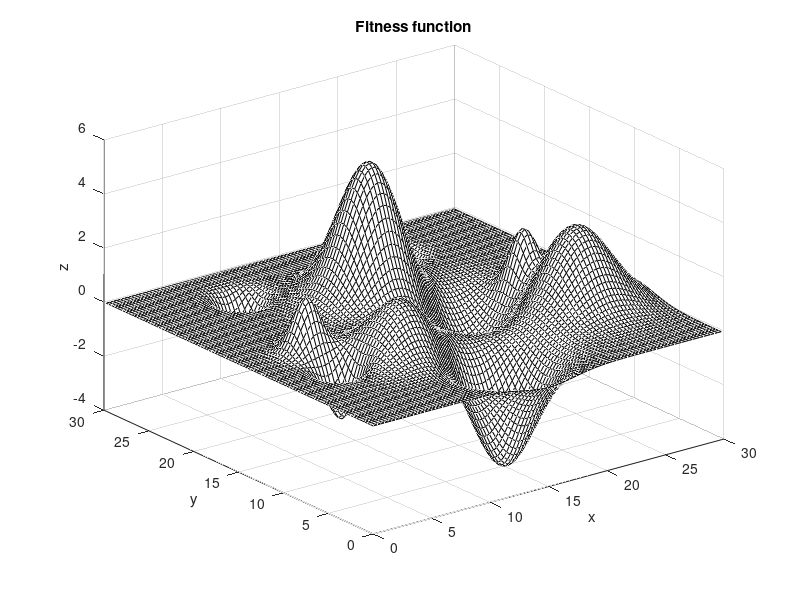
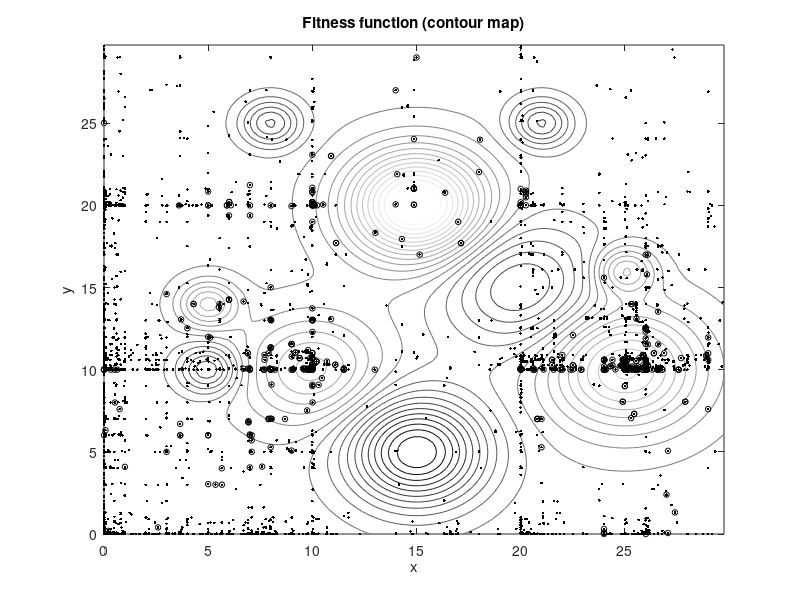
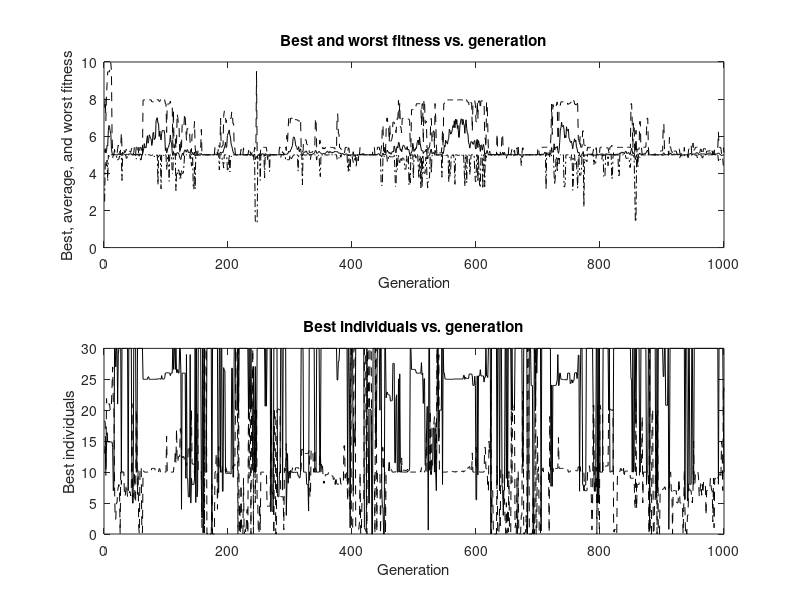

Recreate these plots in MATLAB, in order.
%%%%%%%%%%%%%%%%%%%%%%%%%%%%%%%%%%%%%%%%%%%%%%%%%%%%%%%%%%%%%%%%%%%%%%%%%
%   Genetic Algorithm (GA)
%%%%%%%%%%%%%%%%%%%%%%%%%%%%%%%%%%%%%%%%%%%%%%%%%%%%%%%%%%%%%%%%%%%%%%%%%
%   Kevin Passino
%   Version: 7/21/98, latest change 10/22/03 with correction from 
%    Phan Tran Ho Truc, Mr., B. Eng., lecturer in HCM City University of Technology
%    to lines 379-384 of old program (lines 380-381 of this program)
%
% Notes: This program has evolved (hopefully to achieve a higher fitness!)
% over time using programming ideas from several persons including 
% LaMoyne Porter, Will Lennon, Jonathan Cook, and Jim Gremling.  
% 
% This program simulates the optimzation of a simple function with
% a base-10 genetic algorithm.  First, we outline some background 
% information on GAs and define some terminology.  Following this,
% we explain how to use the program for your own purposes and as an
% example we show how to solve an optimization problem.
%
%%%%%%%%%%%%%%%%%%%%%%%%%%%%%%%%%%%%%%%%%%%%%%%%%%%%%%%%%%%%%%%%%%%%%%%%%%
%  Background Information on GAs:
%
%    A genetic algorithm is an optimization method that
% manipulates a string of numbers in a manner similar to how chromosomes  
% are changed in biological evolution.  An initial population made up of 
% strings of numbers is chosen at random or is specified by the 
% user. Each string of numbers is called a "chromosome" or an 
% "individual," and each number slot is called a "gene." A 
% set of chromosomes forms a population.  Each chromosome 
% represents a given number of traits which are the actual 
% parameters that are being varied to optimize the "fitness function".  
% The fitness function is a performance index that we seek to maximize.  
%
%    The operation of the GA proceeds in steps. Beginning with the initial 
% population, "selection" is used to choose which chromosomes 
% should survive to form a "mating pool."  Chromosomes are chosen based on 
% how fit they are (as computed by the fitness function) relative
% to the other members of the population.  More fit individuals end up 
% with more copies of themselves in the mating pool so that they
% will more significantly effect the formation of the next 
% generation.  Next, several operations are taken on the mating
% pool.  First, "crossover" (which represents mating, the exchange
% of genetic material) occurs between parents.
% To perform crossover, a random spot is picked 
% in the chromosome, and the genes after this spot are switched 
% with the corresponding genes of the other parent.  Following this, 
% "mutation" occurs.  This is where some genes are randomly changed 
% to other values.  After the crossover and mutation operations
% occur, the resulting strings form the next generation
% and the process is repeated.  A termination criterion
% is used to specify when the GA should end (e.g., the maximum 
% number of generations or until the fitness stops increasing).
%
%%%%%%%%%%%%%%%%%%%%%%%%%%%%%%%%%%%%%%%%%%%%%%%%%%%%%%%%%%%%%%%%%%%%%%%%%%%%%
%  Some GA Definitions for this Program:
%  
% A GENE is a digit position that can take on certain values
%   Ex: In a base-10 algorithm a gene can hold any number between 0 and 9.
%
% A CHROMOSOME is a string of genes.
%   Ex: In base-10 1234567890 could be a chromosome of length 10.
%
% A TRAIT is a decimal number which is decoded from a chromosome.
%   Normally, a chromosome is a concatenation of several TRAITS.
% 
% An INDIVIDUAL is the object that the GA is attempting to optimize.
%  An individual is described by its chromosome.
%  The individual's traits determine its fitness.
%
% A POPULATION is a set of individuals (set of chromosomes).
% 
% FITNESS FUNCTION is the objective function to be optimized which provides
%  the mechanism for evaluating each string (we maximize the fitness 
%  function).
% 
% SELECTION: a fitter string receives a higher number of offspring 
%  and thus has a higher chance of surviving in the subsequent generation.
%
% CROSSOVER is an operation which swaps genes between two chromosome.
% 
% MUTATION is flipping a digit in the chromosome after crossover.
%
%%%%%%%%%%%%%%%%%%%%%%%%%%%%%%%%%%%%%%%%%%%%%%%%%%%%%%%%%%%%%%%%%%%%%%%%%%%%%
%
%   How to use the program for your own purposes:
%
% The main thing that needs to be changed in ga.m is the fitness function 
% and a few parameters.  It is now set to minimize a function z=f(x,y)
% that is a sum of scaled translated Gaussian distributions with x and y 
% between 0 and 30 (specified by the elements of HIGHTRAIT and LOWTRAIT).
% The function to be optimized must be changed in the section specified 
% in the program below.
%
%    In addition, the following parameters should be modified according
% to your needs:
%
% 1. NUM_TRAITS - the number of traits represented by each chromosome
%                  (e.g. if we were trying to optimize the above function
%				   we could have NUM_TRAITS=2).
%                   Example: Chromosome: 123456789012
%                        Possible two traits: 123456, 789012
%
% 2. HIGHTRAIT,LOWTRAIT -  arrays with NUM_TRAITS elements with each element
%                 specifying the upper (lower) limit on each trait (often
% 			      known a priori for an optimization problem).
%                 For example, we may only want to find the optimum values
%				  of a function over a certain region.  For instance, 
%				  we could choose HIGHTRAIT=[30 30] and LOWTRAIT=[0 0]
%				  for the above optimization problem.
%
% 3. SIG_FIGS - an array with NUM_TRAITS elements with each element 
%                specifying the number of significant figures in each 
%                trait (there must be at least one significant figure).
%                Example: SIG_FIGS=[6 6] with above possible traits.
%
% 4. DECIMAL - an array with NUM_TRAITS elements with each element
%               specifying the number of digits to the left of the decimal
%               point for each trait.  Choose DECIMAL to be the 
%               largest number integer part in HIGHTRAIT or LOWTRAIT
%               to avoid saturation.
%               (Example: HIGHTRAIT=[12.9 9.9], LOWTRAIT=[5.5 -5.5],
%                    DECIMAL=[2 1] so for our optimization problem 
%                    let DECIMAL=[2 2])
%
%   With this we can explain how to "decode" a chromosome:
%
%    The first gene of each trait determines the sign of the
% trait.  For our base-10 algorithm if this gene is 0-4, the trait is
% negative and if this gene is 5-9, the trait is positive.  
% The remaining genes determine the size of the trait.  The 
% second gene is the most significant digit, while the last gene 
% is the least significant digit.
%
%   To determine the relative magnitude of a trait, this software uses 
% the DECIMAL[] constant.  This number determines how many digits to the 
% left of the decimal to place the first digit of the trait (=second gene 
% on the trait).
%     Ex:  Suppose trait #i = 123456
%
%     If DECIMAL[i] =       Then Trait[i]=
%
%                 -2                       -0.0023456
%                 -1                       -0.023456
%                  0                       -0.23456
%                  1                       -2.3456
%                  2                      -23.456
%                      etc...
%
% Note also that you must set LOWTRAIT, HIGHTRAIT, DECIMAL, and SIG_FIGS
% so that if we saturate a trait at the value of LOWTRAIT or HIGHTRAIT 
% then the genes on the trait must be able to represent LOWTRAIT or
% HIGHTRAIT.  For example you would not choose HIGHTRAIT(1)=100
% and DECIMAL(1)=-2 with SIG_FIGS(1)=1.  Why?  Hence, you must choose
% the elements of LOWTRAIT and HIGHTRAIT so that they have the same
% decimal position and number of significant figures as their
% corresponding traits.
%
%
% 5.  MUTAT_PROB - the probability that a mutation will occur in any given
%                  gene (i.e., that a gene will be switched to another
%                  element of the alphabet that is being used).  Note that 
%                  for base 10 we randomly choose a number between 0-9, 
%				   with the exception of the number that was being mutated.
%
% 6.  CROSS_PROB - the probability that a crossover will occur between two
%                  parents (standard swapping of genes is used).
%
% 7.  SELF_ENTERED - if this flag is set to 1, an initial 
%                    population can be entered by the user.  If it is 0, 
%                    a random initial population is created.  We enter the 
%                    initial population in a special convenient way for 
%					 the user.
%
% 8. POP_SIZE - the number of individuals in a population (fixed). 
%				 This should be an even number - since pairs mate.
%
% 9. ELITISM - if this flag is set to one, the most fit individual in each
%               generation will be carried over to the next generation
%               without being modified in any way by the genetic operators.
%
% 10. DELTA, EPSILON - these are for the termination criterion.  
%                         The program is terminated if the fitness 
%                         changes less than EPSILON over DELTA
%                         generations.
%
% 11. MAX_GENERATION - the number of generations that the program will 
%                      produce before stopping.  This indicates the length 
%                      of the program will run. If it takes too long 
%                      to run, this number can be lowered.
%
%%%%%%%%%%%%%%%%%%%%%%%%%%%%%%%%%%%%%%%%%%%%%%%%%%%%%%%%%%%%%%%%%%%%%%%%%%%%%
%
% Next, we provide some ideas on how to run to the program to illustrate
% its operation.  Proceed as follows:
% 
% (1) Experiment with the intial population.  Enter your own initial 
%     population (to do this you modify the code and let SELF_ENTERED = 1).
%     Currently, the code sets the intial population to be all zeros if
%     you let SELF_ENTERED = 1.  Another choice you may want to consider
%     is to place the initial members of the population on some type of
%     uniform grid to try to make sure that at least one of the intial 
%     points is in the proximity of the final point.  Currently, if you let
%     SELF_ENTERED = 0, the program automatically generates a random initial
%     population with a uniform distribution on the allowable range of each 
%     trait.
% (2) Next, you can experiment with the settings for the crossover and
%     mutation probabilities.  First, try MUTAT_PROB=0.05; CROSS_PROB=0.8.
%     If you lower the crossover probability you will generally find that 
%     there will be less local search near the best individuals (i.e., 
%     it will tend to less often interpolate between good individuals to
%     try to find a solution).  If you raise the mutation probability it
%     will tend to cause more random excursions into possibly unexplored 
%     regions.  Too high of a mutation probability can cause degradation
%     to random search, where too low of a mutation probability can cause
%     the GA to lock in on a local minima and never find the global one (at
%     least in a reasonable amount of time).  
% (3) Next, you can experiment with the population size.  Larger population
%     sizes require more computation time but they can speed convergence.
%     For instance, for a larger population size you will have more guesses
%     of where the global maximum is for the intial population and hence
%     it is more likely that there will be at  least one good intial guess.
%     There are similar effects as the algorithm runs.
% (4) Next, turn on elitism.  You will find that elitism removes some of the 
%     effects of having a higher mutation rate since it makes sure that 
%     the best candidate is not disturbed.
%
%%%%%%%%%%%%%%%%%%%%%%%%%%%%%%%%%%%%%%%%%%%%%%%%%%%%%%%%%%%%%%%%%%%%%%%%%%%%%

clear           % Initialize momery
rand('state',0) % Reset the random number generator so each time you re-run
                % the program with no changes you will get the same results.

%%%%%%%%%%%%%%%%%%%%%%%%%%%%%%%%%%%%%%%%%%%%%%%%%%%%%%%%%%%%%%%%%%%%%%%%%%%%%
% User: Input your own parameters below (the ones given are for the
%       optimization problem given above):
%%%%%%%%%%%%%%%%%%%%%%%%%%%%%%%%%%%%%%%%%%%%%%%%%%%%%%%%%%%%%%%%%%%%%%%%%%%%%

  NUM_TRAITS=2;          % Number of traits in each individual
  HIGHTRAIT=[30 30];  	 % Upper limit of a trait
  LOWTRAIT=[0 0]; 	     % Lower limit of a trait
  SIG_FIGS=[6 6]';       % Number of genes in each trait
  DECIMAL=[2 2];         % Order of magnitude the trait
  MUTAT_PROB=0.05;       % Probability of mutation (typically <.1)
  CROSS_PROB=0.8;        % Probability of crossover (typically near 1)
  SELF_ENTERED=0;        % "0": a random initial population.
                         % "1": a specified initial population 
                         % If you choose "1", enter it in the program.
  POP_SIZE=20;           % Number of individuals in the population
  ELITISM=0;             % Elitism ON/OFF, 1/0
  DELTA=100;             % Number of generations to be counted 
                         % for the termination criteria.
  EPSILON = 0.01;  	     % Range that the fitness must change 
                         % in the termination criteria.
  MAX_GENERATION=1000;   % Number of times the loop will run before 
  						 % giving up on the EPSILON-DELTA termination cond.

%%%%%%%%%%%%%%%%%%%%%%%%%%%%%%%%%%%%%%%%%%%%%%%%%%%%%%%%%%%%%%%%%%%%%%%%%%
% Next, we want to make the initial population of size = POP_SIZE called pop.
% Each column represents a chromosome and each element in that column
% representing a gene.  There will be POP_SIZE chromosomes with each of
% them having CHROM_LENGTH genes.  Now, rather than directly create this
% matrix we allow the user to enter the more easily specified values of the
% traits (pop is coded to be operated on by a genetic algorithm while trait is
% a matrix with each of actual values of the parameters).  Taking this approach 
% you can easily enter an intial population of parameter guesses on the domain
% of the function to be maximized and the first iteration in the GA will
% convert the values to a form (stored in pop) that the genetic operators can 
% work on.
%%%%%%%%%%%%%%%%%%%%%%%%%%%%%%%%%%%%%%%%%%%%%%%%%%%%%%%%%%%%%%%%%%%%%%%%%%

popcount=1;         	% Initialize the generation count, 
						% set it to one, the first population

if SELF_ENTERED == 0            % Make a random initial population for
								% base-10 operation by specifying the 
								% matrix of initial traits
for pop_member = 1:POP_SIZE
      for current_trait = 1:NUM_TRAITS,
 		trait(current_trait,pop_member,popcount)=...
		(rand-(1/2))*(HIGHTRAIT(current_trait)-LOWTRAIT(current_trait))+... 
		(1/2)*(HIGHTRAIT(current_trait)+LOWTRAIT(current_trait));
			    % This starts the population off with numbers chosen randomly 
				% on the allowed range of variation, for this example.  
	  end
end 

else
								
for pop_member = 1:POP_SIZE
        for current_trait = 1:NUM_TRAITS,
            trait(current_trait,pop_member,popcount)=0;  
			% To start with a guess where all the population members are zero				
		end
end 
	
end

%%%%%%%%%%%%%%%%%%%%%%%%%%%%%%%%%%%%%%%%%%%%%%%%%%%%%%%%%%%%%%%%%%
% Next, we need to set some values based on the values input by 
% the user.  In particular, we determine the length of the 
% chromosome and start point of each trait.  This information 
% will be used later in the main algorithm.
%%%%%%%%%%%%%%%%%%%%%%%%%%%%%%%%%%%%%%%%%%%%%%%%%%%%%%%%%%%%%%%%%%

   CHROM_LENGTH=sum(SIG_FIGS)+NUM_TRAITS; % Length of the chromosome is 
  										  % the number of sig. figs. plus
  										  % the number of sign positions
   TRAIT_START(1)=1;					  % Initialize: the first trait 
   										  % starts at the first digit 
   										  % (this is the sign digit)

   for current_trait=1:NUM_TRAITS, 	% Determine the start point of the
   									% other traits - it is the start of
   									% the last trait plus the no. of sig. 
   									% figs. plus one for sign
TRAIT_START(current_trait+1)=...
   TRAIT_START(current_trait)+SIG_FIGS(current_trait)+1;
   % Yes, we compute the TRAIT_START for one extra trait - this 
   % is used for convenience in the code below.
   end

%%%%%%%%%%%%%%%%%%%%%%%%%%%%%%%%%%%%%%%%%%%%%%%%%%%%%%%%%%%%%%%%%%%%%%%
% In this next loop the fitness is calculated, the children are 
% created and it repeats until the EPSILON-DELTA termination condition
% is satisfied or MAX_GENERATION is reached.  This is the main
% loop of the GA.
%%%%%%%%%%%%%%%%%%%%%%%%%%%%%%%%%%%%%%%%%%%%%%%%%%%%%%%%%%%%%%%%%%%%%%%

while popcount <= MAX_GENERATION 
 
% First, fix bad traits (i.e., ones that are out of the range 
% specified by HIGHTRAIT and LOWTRAIT) by saturation at the extremes

for pop_member = 1:POP_SIZE

for current_trait = 1:NUM_TRAITS,


if trait(current_trait,pop_member,popcount)>HIGHTRAIT(current_trait)

                     % The trait has went higher than the upper
                     % bound so let the trait equal to the
                     % HIGHTRAIT bound.

trait(current_trait,pop_member,popcount)=HIGHTRAIT(current_trait);

% Now consider the other case:

elseif trait(current_trait,pop_member,popcount)<LOWTRAIT(current_trait)

                     % The trait has went lower than the lower 
                     % bound so let the trait equal to the
                     % LOWTRAIT bound

trait(current_trait,pop_member,popcount)=LOWTRAIT(current_trait);
                  
		end
               
% Now that we have reset the traits to be in range, we must 
% convert them to the chromosome form for use with the genetic operators.
% First, we transfer the sign of the trait into the chromosome

               if trait(current_trait,pop_member,popcount) < 0
                  pop(TRAIT_START(current_trait),pop_member)=0;
               else
                  pop(TRAIT_START(current_trait),pop_member)=9;
               end

% Next, strip off the sign and store the resulting value in a
% temporary variable that is used in the construction of pop

temp_trait(current_trait,pop_member)=...
           abs(trait(current_trait,pop_member,popcount));  
		% temp_trait is trait without the sign of trait 

% Next, we store the numbers of the trait in the chromosome:
% First, set up a temporary trait with at most
% one nonzero digit to the left of the decimal point.
% This is used to strip off the numbers to put 
% them into a chromosome.

temp_trait(current_trait,pop_member)=...
temp_trait(current_trait,pop_member)/10^(DECIMAL(current_trait)-1);

% Encode the new trait into chromosome form 

for make_gene = TRAIT_START(current_trait)+1:TRAIT_START(current_trait+1)-1,
               
% For each gene on the trait make the gene the corresponding digit on 
% temp_trait (note that rem(x,y)=x-roundtowardszero(x/y)*y or 
% rem(x,1)=x-roundtowardszero(x) so that rem(x,1) is the fraction part
% and x-rem(x,1) is the integer part so the next line makes the location in
% pop the same as the digit to the left of the decimal point of temp_trait
  
pop(make_gene,pop_member)=temp_trait(current_trait,pop_member)-...
   rem(temp_trait(current_trait,pop_member),1);

% Next, we take temp_trait and rotate the next digit to the left so that
% next time around the loop it will pull that digit into the 
% chromosome.  To do this we strip off the leading digit then shift 
% in the next one.
  
temp_trait(current_trait,pop_member)=...
  (temp_trait(current_trait,pop_member)-pop(make_gene,pop_member))*10;
               
end

         end % Ends "for current_trait=..." loop
         
	 end    % Ends "for pop_member=..." loop
	 
%%%%%%%%%%%%%%%%%%%%%%%%%%%%%%%%%%%%%%%%%%%%%%%%%%%%%%%%%%%%%%%%%%%%%%%
% USER: Below is where you change the fitness function that is to be
% maximized.  This may involve changing several lines of code below.
%%%%%%%%%%%%%%%%%%%%%%%%%%%%%%%%%%%%%%%%%%%%%%%%%%%%%%%%%%%%%%%%%%%%%%%
% In the example below we want to *maximize* the function z=f(x,y).
% Important: When defining the fitness function you must remember that 
% it is a function that you are *maximizing* and that it must always be 
% positive (the selection mechanism depends on this).  For our example, 
% we are maximizing the function f.  Below, we include some ideas about
% what to do if you seek to minimize a function.
%%%%%%%%%%%%%%%%%%%%%%%%%%%%%%%%%%%%%%%%%%%%%%%%%%%%%%%%%%%%%%%%%%%%%%

sumfitness = 0; 		% Re-initialize for each generation

% First, determine the values of the function to be minimized for 
% each chromosome.

   for chrom_number = 1:POP_SIZE,       % Test fitness

fitness_bar(chrom_number)=...
+5*exp(-0.1*((trait(1,chrom_number,popcount)-15)^2+...
   (trait(2,chrom_number,popcount)-20)^2))...
-2*exp(-0.08*((trait(1,chrom_number,popcount)-20)^2+...
   (trait(2,chrom_number,popcount)-15)^2))...
+3*exp(-0.08*((trait(1,chrom_number,popcount)-25)^2+...
   (trait(2,chrom_number,popcount)-10)^2))...
+2*exp(-0.1*((trait(1,chrom_number,popcount)-10)^2+...
   (trait(2,chrom_number,popcount)-10)^2))...
-2*exp(-0.5*((trait(1,chrom_number,popcount)-5)^2+...
   (trait(2,chrom_number,popcount)-10)^2))...
-4*exp(-0.1*((trait(1,chrom_number,popcount)-15)^2+...
   (trait(2,chrom_number,popcount)-5)^2))...
-2*exp(-0.5*((trait(1,chrom_number,popcount)-8)^2+...
   (trait(2,chrom_number,popcount)-25)^2))...
-2*exp(-0.5*((trait(1,chrom_number,popcount)-21)^2+...
   (trait(2,chrom_number,popcount)-25)^2))...
+2*exp(-0.5*((trait(1,chrom_number,popcount)-25)^2+...
   (trait(2,chrom_number,popcount)-16)^2))...
+2*exp(-0.5*((trait(1,chrom_number,popcount)-5)^2+...
   (trait(2,chrom_number,popcount)-14)^2));

   end

% Next, compute the fitness function (this loop is only kept 
% separate from the next one in case you need to implement 
% some of the options discussed in the comments).  

   for chrom_number = 1:POP_SIZE,       % Test fitness

% The fitness function must be chosen so that it is always positive.
% To ensure this for our example we assume that we know that the value
% of f will never be below -5; so we simply add 5 to every fitness_bar value.
% Another approach would be to simply find the minimum value 
% of the fitness_bar function for every element in the population 
% and then add on its absolute value so that all the resulting 
% values will be positive

 fitness(chrom_number)= fitness_bar(chrom_number) + 5;
 
% Notice that when we turn a minimization problem into a maximization
% problem we often use 
% fitness(chrom_number)= -fitness_bar(chrom_number) + max(fitness_bar);
% as the above line.  Here, the minus sign is
% for turning the minimization problem into a maximization problem
% and max(fitness_bar) is used to make the fitness function positive.
% Another option would be to use the fitness function:
% fitness(chrom_number)=(1/(fitness_bar(chrom_number) + .1));
% The 1/fitness_bar function switches it to a maximzation problem.  
% The +.1 is to make sure that there is no divide by zero. Note that you can
% tune the GA in this case by changing the 1 in the numerator to another 
% constant and the .1 to a different value.

sumfitness = sumfitness + fitness(chrom_number);  % Store this for 
      											  % use below
   end

% Next, determine the most fit and least fit chromosome and 
% the chrom_numbers (which we call bestmember and worstmember). 

[bestfitness(popcount),bestmember]=max(fitness);
[worstfitness(popcount),worstmember]=min(fitness);

% Next, save these (if want to save worstindividual can too)

bestindividual(:,popcount)=trait(:,bestmember,popcount);
%worstindividual(:,popcount)=trait(:,worstmember,popcount);

% Compute the average fitness in case you want to plot it.

avefitness(popcount) = sumfitness / POP_SIZE;        


%%%%%%%%%%%%%%%%%%%%%%%%%%%%%%%%%%%%%%%%%%%%%%%%%%%%%%%%%%%%%%%%%%%%
% Create the next generation
%%%%%%%%%%%%%%%%%%%%%%%%%%%%%%%%%%%%%%%%%%%%%%%%%%%%%%%%%%%%%%%%%%%%

%%%%%%%%%%%%%%%%%%%%%%%%%%%%%%%%%%%%%%
% First, form the mating pool.  
% To do this we select as parents the
% chromosomes that are most fit.  
%%%%%%%%%%%%%%%%%%%%%%%%%%%%%%%%%%%%%%

   for pop_member = 1:POP_SIZE,
	if ELITISM ==1 & pop_member==bestmember  % If elitism on, and have
											 % the elite member
		parent_chrom(:,pop_member)=pop(:,pop_member); % Makes sure that
		                          % the elite member gets into the next
								  % generation.
	else
      pointer=rand*sumfitness; % This makes the pointer for the roulette 
                               % wheel.  
      member_count=1;        % Initialization
      total=fitness(1);

      while total < pointer,                % This spins the wheel to the 
       									    % pointer and finds the 
       									    % chromosome there - which is
       									    % identified by member_count
         member_count=member_count+1;
         total=total+fitness(member_count);
      end
      
% Next, make the parent chromosome

    parent_chrom(:,pop_member)=pop(:,member_count);
	end
   end

%%%%%%%%%%%%%%%%%%%%%%%%%%%%%%%%%%%%%%%%%%%%%%%%%%%%%%%%
% Reproduce section (i.e., make off-spring - "children")
%%%%%%%%%%%%%%%%%%%%%%%%%%%%%%%%%%%%%%%%%%%%%%%%%%%%%%%%
% In the approach below each individual gets to mate and
% they randomly pick someone else (not themselves) in the 
% mating pool to mate with.  Resulting children are 
% composed of a combination of genetic material of their
% parents.  If elitism is on, when the elite member gets
% a chance to mate they do not; they are simply copied
% over to the next generation.
%%%%%%%%%%%%%%%%%%%%%%%%%%%%%%%%%%%%%%%%%%%%%%%%%%%%%%%%

for parent_number1 = 1:POP_SIZE,    % Crossover (parent_number1 is the 
									% individual who gets to mate
	if ELITISM ==1 & parent_number1==bestmember % If elitism on, and 
											 % have the elite member
		child(:,parent_number1)=parent_chrom(:,parent_number1);
	else
	   parent_number2=parent_number1;  % Initialize who the mate is
	   while parent_number2 == parent_number1   % Iterate until find 
		                                        % a mate other than
												% yourself
         parent_number2 = rand*POP_SIZE; % Choose parent number 2
		 								 % randomly (a random mate)
         parent_number2 = parent_number2-rem(parent_number2,1)+1;     
	   end
    if CROSS_PROB > rand           % If true then crossover occurs

         site = rand*CHROM_LENGTH;   % Choose site for crossover
         site = site-rem(site,1)+1;  % and make it a valid integer 
         							 % number for a site

% The next two lines form the child by the swapping of genetic
% material between the parents

child(1:site,parent_number1)=parent_chrom(1:site,parent_number1);

child(site+1:CHROM_LENGTH,parent_number1)=...
     parent_chrom(site+1:CHROM_LENGTH,parent_number2);

      else                           % No crossover occurs

% Copy non-crossovered chromosomes into next generation
% In this case we simply take one parent and make them
% the child.

child(:,parent_number1)=parent_chrom(:,parent_number1);

	 end
   end  % End the "if ELITISM..." statement
end  % End "for parent_number1=..." loop

%%%%%%%%%%%%%%%%%%%%%%%%%%%%%%%%%%%%%%%%%%%%%%%%%%%%
% Mutate children.
%%%%%%%%%%%%%%%%%%%%%%%%%%%%%%%%%%%%%%%%%%%%%%%%%%%%
% Here, we mutate to a different allele
% with a probability MUTAT_PROB
%%%%%%%%%%%%%%%%%%%%%%%%%%%%%%%%%%%%%%%

   for pop_member= 1:POP_SIZE,

	if ELITISM ==1 & pop_member==bestmember  % If elitism on, and 
											 % have the elite member
		child(:,pop_member)=child(:,pop_member); % Do not mutate
											% the elite member
	else
	  for site = 1:CHROM_LENGTH,

         if MUTAT_PROB > rand        % If true then mutate  
            rand_gene=rand*10; 		 % Creat a random gene
            
            % If it is the same as the one already there then 
            % generate another random allele in the alphabet
            
            while child(site,pop_member) == rand_gene-rem(rand_gene,1),
               rand_gene=rand*10;
            end;
            
            % If it is not the same one, then mutate
            
            child(site,pop_member)=rand_gene-rem(rand_gene,1);
            
            % If takes a value of 10 (which it cannot
            % mutate to) then try again (this is a very low probability
			% event (most random number generators generate numbers
			% on the *closed* interval [0,1] and this is why this line
			% is included).
            
            if rand_gene == 10
                 site=site-1;
            end
         end  % End "if MUTAT_PROB > rand ... 
	   end  % End for site... loop
	 end  % End "if ELITISM..."
   end  % End for pop_member loop

%%%%%%%%%%%%%%%%%%%%%%%%%%%%%%%%%%%%%%%%%%%%%%%%%%%%%%%%%%%%%%%%%%%%%%%%%
% Create the next generation (this completes the main part of the GA)
%%%%%%%%%%%%%%%%%%%%%%%%%%%%%%%%%%%%%%%%%%%%%%%%%%%%%%%%%%%%%%%%%%%%%%%%%

   pop=child;               % Create next generation (children 
   							% become parents)       

   popcount=popcount+1;		% Increment to the next generation
   
%%%%%%%%%%%%%%%%%%%%%%%%%%%%%%%%%%%%%%%%%%%%%%%%%%%%%%%%%%%%%%%%%%%%%
% Next, we have to convert the population (pop) to the base-10 
% representation (called trait) so that we can check if the traits
% all still lie in the proper ranges specified by HIGHTRAIT and LOWTRAIT
% at the beginning of the next time around the loop.  
%%%%%%%%%%%%%%%%%%%%%%%%%%%%%%%%%%%%%%%%%%%%%%%%%%%%%%%%%%%%%%%%%%%%%

for pop_member = 1:POP_SIZE

	for current_trait = 1:NUM_TRAITS,
			 
trait(current_trait,pop_member,popcount)=0; % Initialize variables
place_pointer=1;

% Change each of the coded traits on the chromosomes into base-10 traits: 
% For each gene on the current_trait past the sign digit but before the
% next trait find its real number amount and hence after finishing
% the next loop trait(current_trait,pop_member,popcount) will be the base-10
% number representing the trait

for gene=TRAIT_START(current_trait)+1:TRAIT_START(current_trait+1)-1,
 place=DECIMAL(current_trait)-place_pointer;
 trait(current_trait,pop_member,popcount)=...
 trait(current_trait,pop_member,popcount)+...
    (pop(gene,pop_member))*10^place;
 place_pointer=place_pointer+1;
end

% Determine sign of the traits and fix 
% trait(current_trait,pop_member,popcount) so that it has the right sign:

if pop(TRAIT_START(current_trait),pop_member) < 5
   trait(current_trait,pop_member,popcount)=...
      -trait(current_trait,pop_member,popcount);
end


	end % Ends "for current_trait=..." loop
         
end    % Ends "for pop_member=..." loop
  			
%%%%%%%%%%%%%%%%%%%%%%%%%%%%%%%%%%%%%%%%%%%%%%%%%%%%%%%%%%%%%%%%%%%%
% Terminate the program when the best fitness has not changed
% more than EPSILON over the last DELTA generations.  It would also
% make sense to use avefitness rather than bestfitness in this test.
%%%%%%%%%%%%%%%%%%%%%%%%%%%%%%%%%%%%%%%%%%%%%%%%%%%%%%%%%%%%%%%%%%%%

   if popcount > DELTA+1 & ...
       max(abs(bestfitness(popcount-DELTA:popcount-1)-...
          bestfitness(popcount-DELTA-1:popcount-2)))<=EPSILON
       break;
   end

%%%%%%%%%%%%%%%%%%%%%%%%%%%%%%%%%%%%%%%%%%%%%%%%%%%%%%%%%%%%%%%%%%%%
end  % End "for pop_count=..." loop - the main loop.
%%%%%%%%%%%%%%%%%%%%%%%%%%%%%%%%%%%%%%%%%%%%%%%%%%%%%%%%%%%%%%%%%%%%

%%%%%%%%%%%%%%%%%%%%%%%%%%%%%%%%%%%%%%%%%%%%%%%%%%%%%%%%%%%%%%%%%%%%%%%%%
% Next, provide some plots of the results of the simulation.
% These are for the example function that we seek to maximize; however
% for other applications it is not difficult to modify this code
% to show plots that are informative for the application at hand.
%%%%%%%%%%%%%%%%%%%%%%%%%%%%%%%%%%%%%%%%%%%%%%%%%%%%%%%%%%%%%%%%%%%%%%%%%

t=1:popcount-1;  % For use in plotting

x=0:31/100:30;   % For our function the range of values we are considering
y=x;

% Compute the function that we are trying to find the maximum of.

for jj=1:length(x)
	for ii=1:length(y)
		z(ii,jj)=...
		+5*exp(-0.1*((x(jj)-15)^2+(y(ii)-20)^2))...
		-2*exp(-0.08*((x(jj)-20)^2+(y(ii)-15)^2))...
		+3*exp(-0.08*((x(jj)-25)^2+(y(ii)-10)^2))...
		+2*exp(-0.1*((x(jj)-10)^2+(y(ii)-10)^2))...
		-2*exp(-0.5*((x(jj)-5)^2+(y(ii)-10)^2))...
		-4*exp(-0.1*((x(jj)-15)^2+(y(ii)-5)^2))...
		-2*exp(-0.5*((x(jj)-8)^2+(y(ii)-25)^2))...
		-2*exp(-0.5*((x(jj)-21)^2+(y(ii)-25)^2))...
		+2*exp(-0.5*((x(jj)-25)^2+(y(ii)-16)^2))...
		+2*exp(-0.5*((x(jj)-5)^2+(y(ii)-14)^2));
	end
end

% First, show the actual function to be maximized and its contour map

figure(1)
clf
surf(x,y,z);
colormap(jet)
% Use next line for generating plots to put in black and white documents.
colormap(white);
xlabel('x');
ylabel('y');
zlabel('z');
title('Fitness function');

figure(2) 
clf
contour(x,y,z,25)
colormap(jet)
% Use next line for generating plots to put in black and white documents.
colormap(gray);
xlabel('x');
ylabel('y');
zlabel('z');
title('Fitness function (contour map)');

hold on

% Next, add on the evolution of the other population
% members over time.

for pop_member = 1:POP_SIZE
	xx=squeeze(trait(1,pop_member,:));
	yy=squeeze(trait(2,pop_member,:));
	traitplot=plot(xx,yy,'k.');
	set(traitplot,'MarkerSize',6);
end

% Then, add on the evolution of the best individual over 
% time that the GA finds.

btraitplot=plot(bestindividual(1,:),bestindividual(2,:),'ko');
set(btraitplot,'MarkerSize',4)

hold off

% Next, plot some data on the operation of the GA

figure (3)
clf
subplot(211)
plot(t,bestfitness,'k--',t,avefitness,'k-',t,worstfitness,'k-.')
xlabel('Generation')
ylabel('Best, average, and worst fitness')
title('Best and worst fitness vs. generation')
subplot(212)
plot(t,bestindividual(1,:),'k-',t,bestindividual(2,:),'k--')
xlabel('Generation')
ylabel('Best individuals')
title('Best individuals vs. generation')
%%%%%%%%%%%%%%%%%%%%%%%%%%%%%%%%%%%%%%%%%%%%%%%%%%%%%%%%%%%%%%%%%%%%%%%%%
% End of program
%%%%%%%%%%%%%%%%%%%%%%%%%%%%%%%%%%%%%%%%%%%%%%%%%%%%%%%%%%%%%%%%%%%%%%%%%
